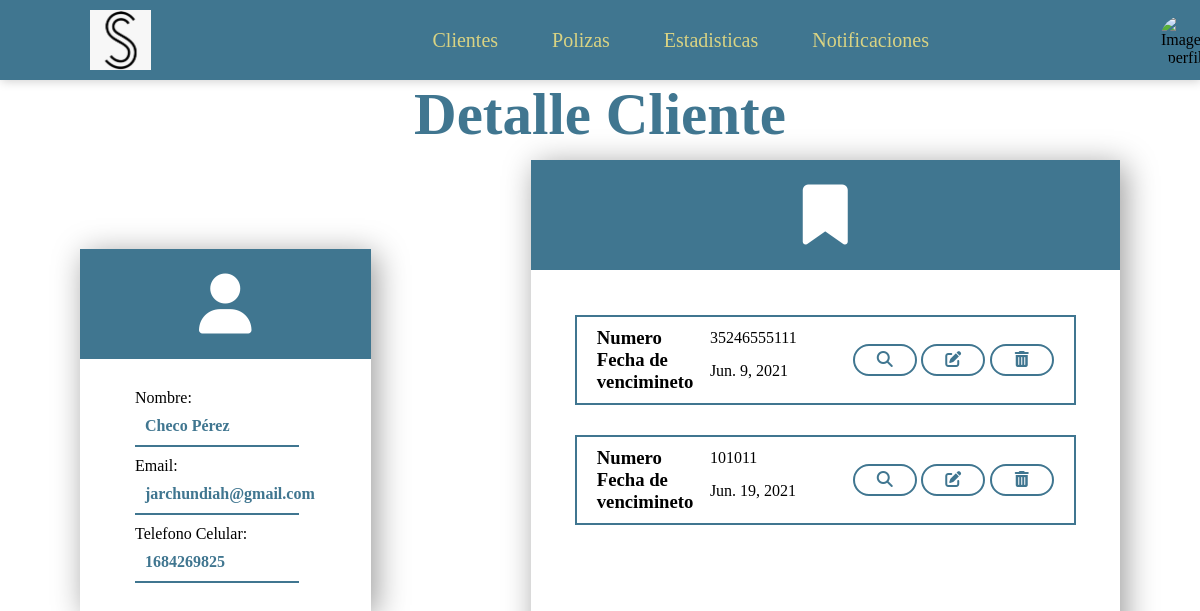
Page /clientes/1/ on the committed database.
### Clientes/models.py (models this page shows, shortened)
class Cliente (models.Model):
    nombre = models.CharField(max_length=30)
    ap_paterno = models.CharField(max_length=30)
    ap_materno = models.CharField(max_length=30)
    fecha_nacimiento = models.DateField(null=True, blank=True)
    email = models.EmailField(null=True, blank=True, default="")
    num_celular = models.CharField(max_length=10)
    num_fijo = models.CharField(max_length=10, null=True, blank=True, default="")
    codigo_postal = models.CharField(max_length=5, null=True, blank=True, default="")
    colonia = models.CharField(max_length=30)
    direccion = models.CharField(max_length=30)
    rfc = models.CharField(max_length=30, null=True, blank=True, default="")
    fecha_registro = models.DateField()
    agente = models.ForeignKey(Agente, on_delete=models.CASCADE)
    status = models.ForeignKey(Status, on_delete=models.CASCADE)

class Poliza (models.Model):
    num_poliza = models.CharField(max_length=30)
    deducible = models.CharField(max_length=30)
    fecha_inicio = models.DateField()
    fecha_termino = models.DateField()
    tipo_poliza = models.ForeignKey(Tipos_Poliza, on_delete=models.CASCADE)
    periodo_pago = models.ForeignKey(Periodos_Pago, on_delete=models.CASCADE)
    cliente = models.ForeignKey(Cliente, on_delete=models.CASCADE)
    status = models.ForeignKey(Status, on_delete=models.CASCADE)

### Clientes/views.py (the view)
# urls.py: path('<int:id_cliente>/',views.detalle,name='detalle'),
def detalle(request, id_cliente):
    cliente = Cliente.objects.get(pk=id_cliente)
    polizas = Poliza.objects.filter(cliente = id_cliente)
    context ={
        'cliente':cliente,
        'poliza':polizas
        }
    return render(request, 'detalle.html', context)

### Clientes/templates/detalle.html (shortened to what this page needs)
{%extends "header.html"%}
{% block content %}
<div class="title-general">
	<h1>Detalle Cliente</h1>
</div>
	<section class=" aling-general">
		<div class="container">
			<div class="content1">
				<i class="fas fa-user"></i>
			</div>
			<div class="content4">
				<p class="text">Nombre:</p>
				<p class="date-text"><strong> {{cliente.nombre}} {{cliente.ap_paterno}}</strong></p>
				<p class="text">Email:</p>
				<p class="date-text"><strong>{{cliente.email}}</strong></p>
				<p class="text">Telefono Celular:</p>
				<p class="date-text"><strong>{{cliente.num_celular}}</strong></p>
				<br />
			</div>
		</div>
		<div class="container2">
			<div class="content1">
				<i class="fas fa-bookmark"></i>
			</div>
			<div class="content4 nocontent">
                <div class="body-general">
					<div class="body">
						{% for polizas in poliza%}
						<div class="content">
							<div class="data">
								<div class="data-section">
									<h3>Numero</h3>
									<p>{{polizas.num_poliza}}</p>
								</div>
								<div class="data-section">
									<h3>Fecha de vencimineto</h3>
									<p>{{polizas.fecha_termino}}</p>
								</div>
							</div>
							<a href="{% url 'Clientes:vista_poliza' polizas.id %}"><i class="fas fa-search"></i></a>
							<a href="{% url 'Clientes:editar_poliza' polizas.id %}"><i class="fas fa-edit"></i></a>
							<a href="{% url 'Clientes:eliminar_poliza' polizas.id %}"><i class="fas fa-trash-alt"></i></a>
						</div>
						{% endfor%}
					</div>
				</div>
			</div>
		</div>
	</section>
    {% endblock %}

### Clientes/static/css2.css (style rules this page uses)
* { margin: 0; padding: 0; box-sizing: border-box; }
.container { width: 350px; margin: 80px; display: flex; justify-content: center; align-items: center; flex-direction: column; box-shadow: 5px 5px 30px rgba(0,0,0,.4); }
.container2 { width: 710px; margin: 80px; display: flex; flex-wrap: wrap; box-shadow: 5px 5px 30px rgba(0,0,0,.4); }
.container .content1 i, .container2 .content1 i { width: 200px; margin: 5px; font-size: 60px; text-align: center; color: #FFF; transition: 1s ease-in-out; }
.container .text, .container2 .text { width: 80%; text-align: left; }
.container .date-text { width: 80%; color: #407690; border-bottom: 2px solid #407690; margin-bottom: 10px; padding: 10px; }
.content1 { width: 100%; text-align: center; background: #407690; padding: 20px; }
.content4 { width: 100%; padding: 30px 30px 0 55px; }
.nocontent { display: flex; flex-direction: column; align-items: center; padding: 30px 0 0 0; }
.aling-general { width: 100%; height: 100%; display: flex; align-items: center; justify-content: center; margin: auto; }
.body-general { width: 85%; min-height: 400px; display: flex; justify-content: space-between; }
.body-general .body { width: 100%; display: flex; flex-direction: column; }
.body-general .body .content { width: 100%; display: flex; align-items: center; justify-content: space-between; border: 2px solid #407690; padding: 10px 20px; margin: 15px 0; transition: .5s ease-in-out; }
.body-general .body .content .data { width: 55%; }
.body-general .body .content .data .data-section { width: 100%; display: flex; align-items: center; justify-content: space-between; }
.body-general .body .content .data h3 { width: 45%; }
.body-general .body .content .data p { width: 55%; }
.body-general .body .content a { width: 14%; text-align: center; border: 2px solid #407690; border-radius: 50px; padding: 5px 0; text-decoration: none; color: #407690; transition: .5s ease-in-out; }
.title-general { width: 100%; position: absolute; display: flex; justify-content: center; align-items: flex-start; }
.title-general h1 { font-size: 59px; color: #407690; }

### rows in the picture
Cliente: nombre "Checo", ap_paterno "Pérez", email "jarchundiah@gmail.com", num_celular "1684269825"
Poliza: num_poliza "35246555111", fecha_termino "Jun. 9, 2021"
Poliza: num_poliza "101011", fecha_termino "Jun. 19, 2021"
